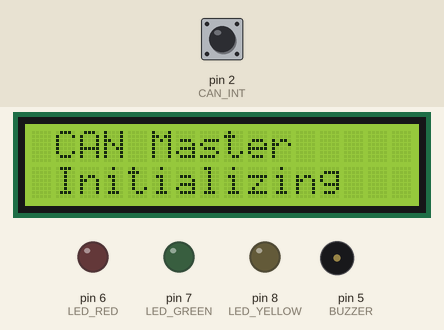
Bench run of a sketch on a simulated Arduino Uno, built with avr-gcc and run on an emulated ATmega328P. Parts: 16×2 character LCD, output pins drawn as LEDs (lit = HIGH), buzzer (waves = sounding, pin HIGH). The inputs (shaded band) are chosen by the test bench; at power-on: pin 2 (CAN_INT) HIGH.

Above: at 0.1 s.
At 1.7 s:
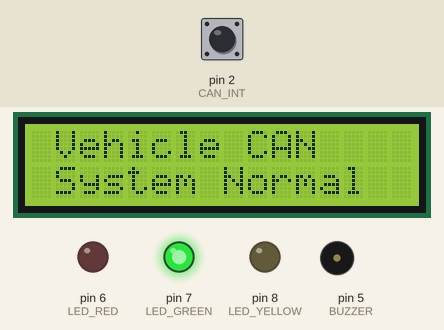

The sketch:

master_node.ino
```cpp
// MASTER CODE (AIRBAG, OBSTACLE, ENGINE TEMPERATURE, FUEL, ANTI THEFT)


#include <SPI.h>
#include <mcp_can.h>
#include <Wire.h>
#include <LiquidCrystal_I2C.h>
#include <string.h>
#include <stdio.h>

#define CAN_CS        10
#define CAN_INT        2
#define LED_RED        6
#define LED_GREEN      7
#define LED_YELLOW     8
#define BUZZER         5


#define ID_AIRBAG      0x001
#define ID_OBSTACLE    0x002
#define ID_TEMPERATURE 0x003

#define ID_FUEL        0x005
#define ID_THEFT       0x006

MCP_CAN CAN(CAN_CS);
LiquidCrystal_I2C lcd(0x27, 16, 2);

long unsigned int rxId;
unsigned char rxLen = 0;
unsigned char rxBuf[8];

volatile bool msgReceived = false;

void canISR() {
    msgReceived = true;
}

unsigned long buzzerStartTime = 0;
unsigned int buzzerDuration = 0;
bool buzzerActive = false;

void startBuzzer(unsigned int frequency, unsigned int durationMs) {
    tone(BUZZER, frequency);
    buzzerStartTime = millis();
    buzzerDuration = durationMs;
    buzzerActive = true;
}

void updateBuzzer() {
    if (buzzerActive && (millis() - buzzerStartTime >= buzzerDuration)) {
        noTone(BUZZER);
        buzzerActive = false;
    }
}

unsigned long alertStartTime = 0;
unsigned int alertDuration = 0;

bool alertActive() {
    return (millis() - alertStartTime) < alertDuration;
}

void setAlertExpiry(unsigned int durationMs) {
    alertStartTime = millis();
    alertDuration = durationMs;
}


char lastLine0[17] = "";
char lastLine1[17] = "";

void lcdWrite(const char* line0, const char* line1) {
    if (strcmp(line0, lastLine0) != 0) {
        lcd.setCursor(0, 0);
        lcd.print(line0);
        for (int i = strlen(line0); i < 16; i++) lcd.print(' ');
        strncpy(lastLine0, line0, 16);
        lastLine0[16] = '\0';
    }

    if (strcmp(line1, lastLine1) != 0) {
        lcd.setCursor(0, 1);
        lcd.print(line1);
        for (int i = strlen(line1); i < 16; i++) lcd.print(' ');
        strncpy(lastLine1, line1, 16);
        lastLine1[16] = '\0';
    }
}


void allLedsOff() {
    digitalWrite(LED_RED, LOW);
    digitalWrite(LED_GREEN, LOW);
    digitalWrite(LED_YELLOW, LOW);
}

bool normalShown = false;

void restoreNormal() {
    if (normalShown) return;

    allLedsOff();
    digitalWrite(LED_GREEN, HIGH);
    lcdWrite(" Vehicle CAN    ", " System Normal  ");
    normalShown = true;
}

void handleAirbag() {
    if (rxLen < 1 || rxBuf[0] != 1) return;

    allLedsOff();
    digitalWrite(LED_RED, HIGH);

    lcdWrite(" AIRBAG ALERT!  ", "AIRBAG DEPLOYED ");

    startBuzzer(1500, 1000);
    setAlertExpiry(3000);

    normalShown = false;
}


void handleObstacle() {
    if (rxLen < 1) return;

    unsigned int distance = rxBuf[0];
    if (distance > 250) return;

    char line1[17];
    snprintf(line1, sizeof(line1), "Dist: %u cm", distance);

    if (distance < 20) {
        allLedsOff();
        digitalWrite(LED_RED, HIGH);
        lcdWrite("Obstacle Alert  ", line1);

        if (!buzzerActive) startBuzzer(1000, 100);
        setAlertExpiry(2000);
    }
    else if (distance < 50) {
        allLedsOff();
        digitalWrite(LED_YELLOW, HIGH);
        lcdWrite("Obstacle Near   ", line1);
        setAlertExpiry(1500);
    }
    else {
        restoreNormal();
    }

    normalShown = false;
}

void handleTemperature() {
    if (rxLen < 1) return;

    unsigned int temp = rxBuf[0];
    if (temp > 150) return;

    char line1[17];
    snprintf(line1, sizeof(line1), "Temp: %u C", temp);

    allLedsOff();
    // lcdWrite("Engine Temp     ", line1);

    if (temp > 100) {
        lcdWrite("Engine Temp     ", line1);

        digitalWrite(LED_RED, HIGH);
        if (!buzzerActive) startBuzzer(800, 500);
        setAlertExpiry(2000);
    }
    else if (temp > 80) {
        lcdWrite("Engine Temp     ", line1);

        digitalWrite(LED_YELLOW, HIGH);
        setAlertExpiry(1500);
    }
    else {
        digitalWrite(LED_GREEN, HIGH);
        setAlertExpiry(1500);
    }

    normalShown = false;
}

void handleFuel() {
    if (rxLen < 1) return;

    unsigned int fuel = rxBuf[0];
    if (fuel > 100) return;

    char line1[17];
    snprintf(line1, sizeof(line1), "Fuel: %u%%", fuel);

    lcdWrite("Fuel Status     ", line1);

    if (fuel < 20) {
        allLedsOff();
        digitalWrite(LED_RED, HIGH);
        if (!buzzerActive) startBuzzer(700, 300);
    }
    else {
        allLedsOff();
        digitalWrite(LED_GREEN, HIGH);
    }

    setAlertExpiry(1500);
    normalShown = false;
}

void handleTheft() {
    if (rxLen < 1) return;
    if (rxBuf[0] != 1) return;

    allLedsOff();
    digitalWrite(LED_RED, HIGH);

    lcdWrite("THEFT ALERT!!!  ", "Movement Found  ");

    startBuzzer(2000, 1500);
    setAlertExpiry(4000);

    normalShown = false;
}


void setup() {
    Serial.begin(9600);

    pinMode(LED_RED, OUTPUT);
    pinMode(LED_GREEN, OUTPUT);
    pinMode(LED_YELLOW, OUTPUT);
    pinMode(BUZZER, OUTPUT);
    pinMode(CAN_INT, INPUT);

    lcd.init();
    lcd.backlight();
    lcdWrite(" CAN Master     ", " Initializing   ");
    delay(1500);

    if (CAN.begin(MCP_ANY, CAN_500KBPS, MCP_8MHZ) != CAN_OK) {
        lcdWrite(" CAN INIT FAIL  ", "Check MCP2515   ");
        while (1);
    }

    CAN.setMode(MCP_NORMAL);
    attachInterrupt(digitalPinToInterrupt(CAN_INT), canISR, FALLING);

    restoreNormal();
}


void loop() {
    updateBuzzer();

    if (msgReceived) {
        msgReceived = false;

        while (CAN.checkReceive() == CAN_MSGAVAIL) {
            CAN.readMsgBuf(&rxId, &rxLen, rxBuf);

            switch (rxId) {
                case ID_AIRBAG:      handleAirbag(); break;
                case ID_OBSTACLE:    handleObstacle(); break;
                case ID_TEMPERATURE: handleTemperature(); break;
                case ID_FUEL:        handleFuel(); break;
                case ID_THEFT:       handleTheft(); break;
            }
        }
    }

    if (!alertActive() && !buzzerActive) {
        restoreNormal();
    }
}
```
